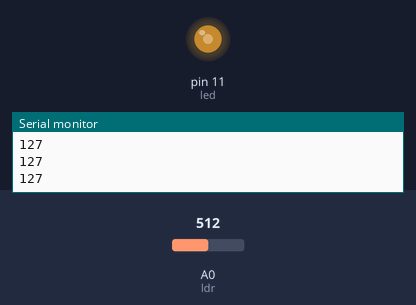
A sketch run on a simulated Arduino Uno, built with avr-gcc and run on an emulated ATmega328P. Parts: output pins drawn as LEDs (lit = HIGH), the last lines printed to the serial monitor. The inputs (shaded band) are chosen by the test bench; at power-on: A0 (ldr) = 512.

Above: at 1.2 s.
1.3 s: A0 (ldr) set to 716
At 2.0 s:
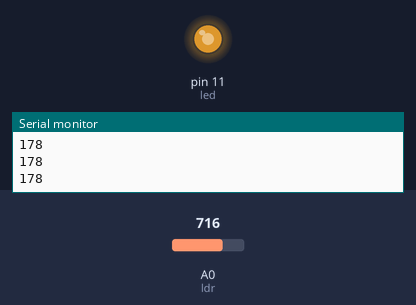
2.9 s: A0 (ldr) set to 900
At 3.3 s:
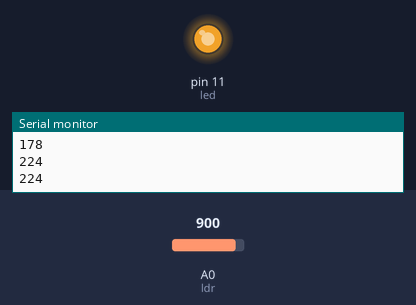
4.5 s: A0 (ldr) set to 122
At 5.8 s:
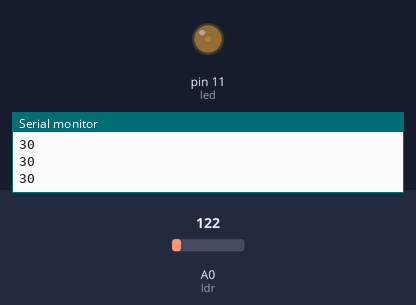
6.1 s: A0 (ldr) set to 0
At 7.1 s:
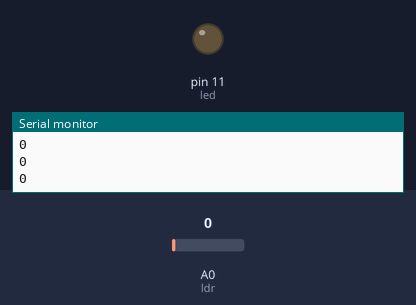
7.7 s: A0 (ldr) set to 511
At 8.4 s:
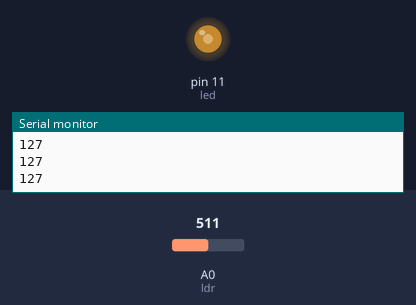
Timing chart, 0 to 10.3 s (numbered marks = the images above; inputs shaded):
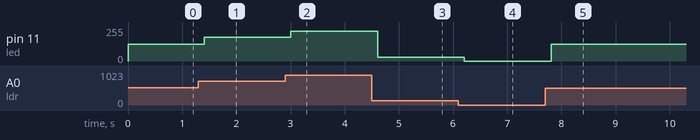

Measured:
- after the input at 1.3 s, pin 11 (led): 127/255 → 178/255 after 0.10 s
- after the input at 2.9 s, pin 11 (led): 178/255 → 224/255 after 0.11 s
- after the input at 4.5 s, pin 11 (led): 224/255 → 30/255 after 0.11 s
- after the input at 6.1 s, pin 11 (led): 30/255 → 0/255 after 0.11 s
- after the input at 7.7 s, pin 11 (led): 0/255 → 127/255 after 0.11 s

The sketch:

LDR.ino
```cpp
int led=11;
int ldr=A0;
int level;
void setup() {
              Serial.begin(9600);
              pinMode(led,OUTPUT);
              pinMode(ldr,INPUT);
}

void loop() {
              level=analogRead(ldr);

              level=map(level,0,1023,0,255);

              Serial.println(level);

              analogWrite(led,level);

              delay(200);
}
```
